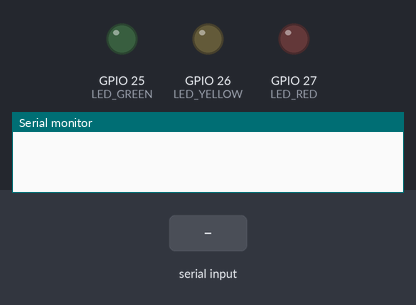
Bench run of a sketch on a simulated ESP32. Shown: output pins drawn as LEDs (lit = HIGH), the last lines printed to the serial monitor. Inputs (shaded band) come from the test bench.

Above: at 1.2 s.
1.3 s: "NORMAL\n" received over Serial
At 1.6 s:
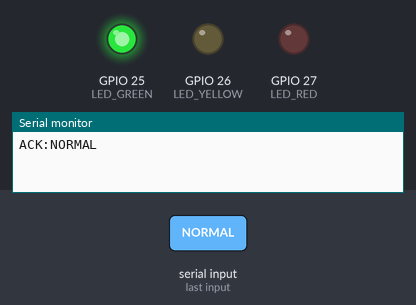
2.8 s: "EYES_CLOSED\n" received over Serial
At 4.0 s:
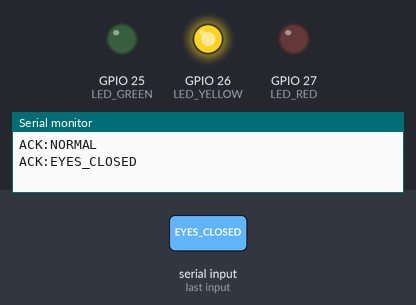
4.3 s: "DROWSY\n" received over Serial
At 5.1 s:
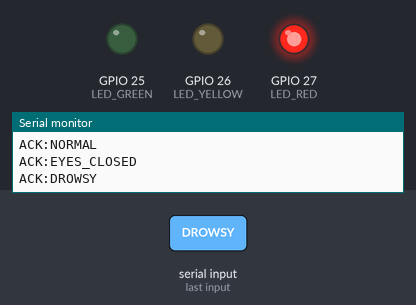
Timing chart, 0 to 7.3 s (numbered marks = the images above; inputs shaded):
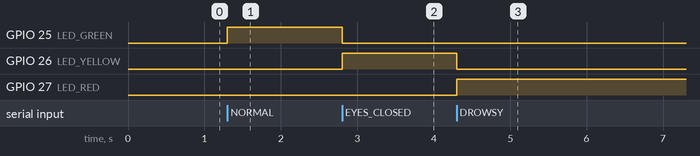

Measured:
- after the input at 1.3 s, GPIO 25 (LED_GREEN): LOW → HIGH at once
- after the input at 2.8 s, GPIO 25 (LED_GREEN): HIGH → LOW at once; GPIO 26 (LED_YELLOW): LOW → HIGH at once
- after the input at 4.3 s, GPIO 26 (LED_YELLOW): HIGH → LOW at once; GPIO 27 (LED_RED): LOW → HIGH at once

The sketch:

esp32_drowsiness_led_only.ino
```cpp
#include <string.h>

// Three LEDs for the classic ESP32 board.
// Green = NORMAL, Yellow = EYES_CLOSED, Red = DROWSY.
#define LED_GREEN   25
#define LED_YELLOW  26
#define LED_RED     27

char inputBuffer[32];
size_t inputIndex = 0;

void setLEDs(bool green, bool yellow, bool red) {
  digitalWrite(LED_GREEN, green ? HIGH : LOW);
  digitalWrite(LED_YELLOW, yellow ? HIGH : LOW);
  digitalWrite(LED_RED, red ? HIGH : LOW);
}

void handleCommand(const char* command) {
  if (strcmp(command, "NORMAL") == 0) {
    setLEDs(true, false, false);
    Serial.println("ACK:NORMAL");
  }
  else if (strcmp(command, "EYES_CLOSED") == 0) {
    setLEDs(false, true, false);
    Serial.println("ACK:EYES_CLOSED");
  }
  else if (strcmp(command, "DROWSY") == 0) {
    setLEDs(false, false, true);
    Serial.println("ACK:DROWSY");
  }
  else if (strcmp(command, "NO_FACE") == 0) {
    setLEDs(false, false, false);
    Serial.println("ACK:NO_FACE");
  }
  else if (command[0] != '\0') {
    Serial.print("ERR:UNKNOWN_COMMAND:");
    Serial.println(command);
  }
}

void setup() {
  Serial.begin(115200);

  pinMode(LED_GREEN, OUTPUT);
  pinMode(LED_YELLOW, OUTPUT);
  pinMode(LED_RED, OUTPUT);

  // Start with all LEDs off.
  setLEDs(false, false, false);
}

void loop() {
  while (Serial.available() > 0) {
    char c = (char)Serial.read();

    if (c == '\n') {
      inputBuffer[inputIndex] = '\0';
      handleCommand(inputBuffer);
      inputIndex = 0;
    }
    else if (c != '\r') {
      if (inputIndex < sizeof(inputBuffer) - 1) {
        inputBuffer[inputIndex++] = c;
      }
      else {
        // Discard an overlong command and wait for the next line.
        inputIndex = 0;
      }
    }
  }
}
```
